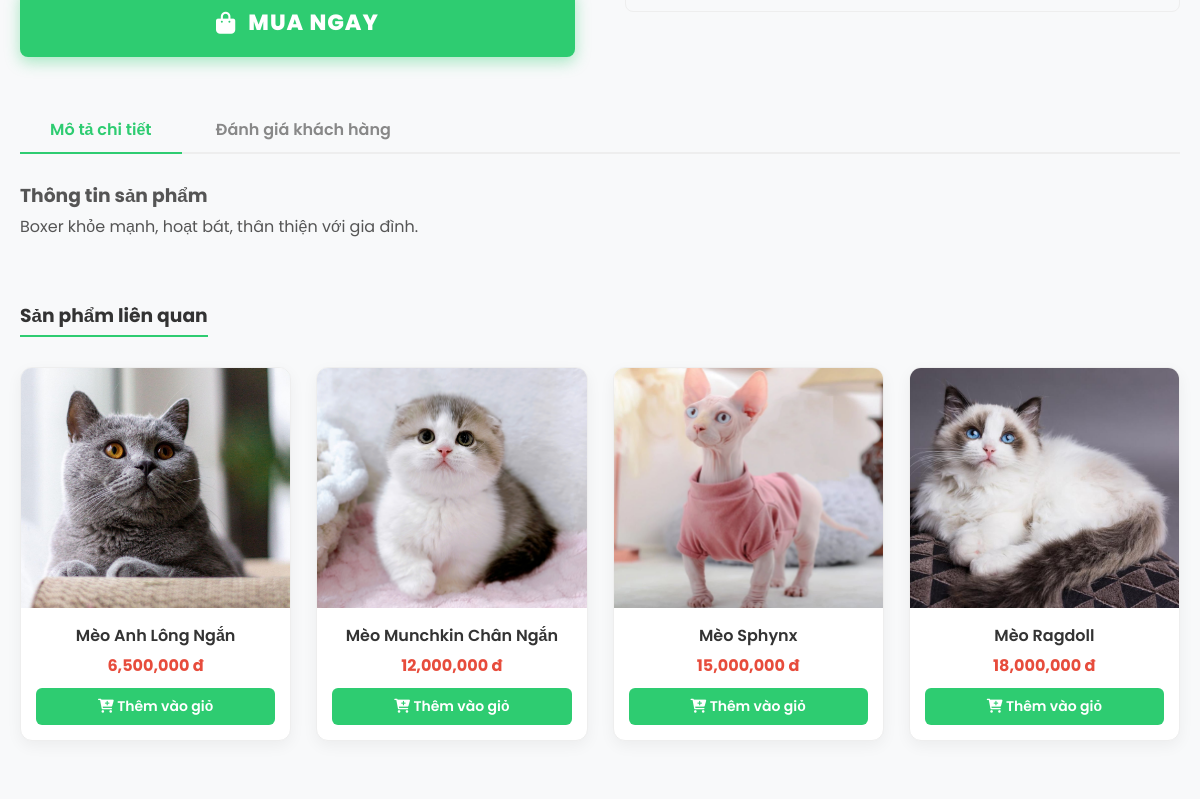
Page /product_detail.php?id=170 (middle part) on the earlier database version.
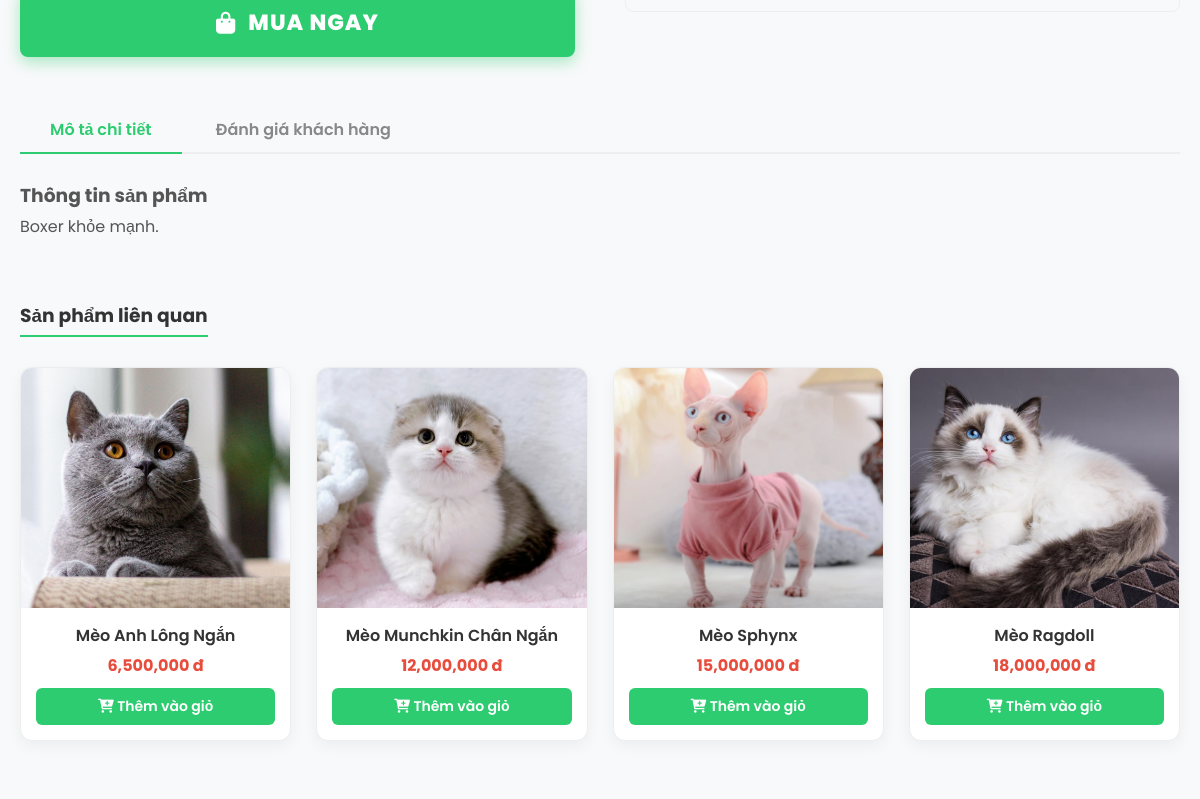
Same page on the later database version.
### tables this page shows
CREATE TABLE IF NOT EXISTS products (
    id INT AUTO_INCREMENT PRIMARY KEY,
    name VARCHAR(255) NOT NULL,
    species ENUM('dog', 'cat', 'all') NOT NULL, 
    category ENUM('food', 'accessory', 'health', 'toy', 'cage', 'pet') NOT NULL, 
    sub_category VARCHAR(50), 
    brand VARCHAR(50), 
    age_group ENUM('baby', 'adult', 'senior', 'all') DEFAULT 'all',
    gender ENUM('male', 'female', 'unisex') DEFAULT 'unisex',
    price DECIMAL(15, 0) NOT NULL,
    old_price DECIMAL(15, 0) DEFAULT 0,
    image VARCHAR(255),
    rating FLOAT DEFAULT 5,
    description TEXT,
    sold_count INT DEFAULT 0,
    is_new BOOLEAN DEFAULT 1,
    created_at TIMESTAMP DEFAULT CURRENT_TIMESTAMP
);

### src/product_detail.php (the view, shortened to what this page needs)
<?php
require_once 'includes/db.php';
$id = $_GET['id'] ?? 0;
$stmt = $conn->prepare("SELECT * FROM products WHERE id = ?");
$stmt->execute([$id]);
$product = $stmt->fetch(PDO::FETCH_ASSOC);
$related = $conn->prepare("SELECT * FROM products WHERE category = ? AND id != ? LIMIT 4");
$related->execute([$product['category'], $id]);
include 'includes/header.php';
?>
<div class="container" style="margin-top: 40px; margin-bottom: 60px;">
    <div class="product-detail-wrapper">
        <div class="detail-gallery">
            <form action="cart.php" method="POST" style="margin-top: 20px;">
                <input type="hidden" name="redirect" value="cart"> <button type="submit" class="btn-big-buy">
                    <i class="fas fa-shopping-bag"></i> MUA NGAY
                </button>
            </form>
        </div>
        <div class="detail-info">
            <div class="trust-badges">
                <div class="trust-item">
                </div>
            </div>
        </div>
    </div>
    <div class="product-tabs">
        <div class="tabs-header">
            <button class="tab-btn active" onclick="openTab(event, 'desc')">Mô tả chi tiết</button>
            <button class="tab-btn" onclick="openTab(event, 'reviews')">Đánh giá khách hàng</button>
        </div>
        <div id="desc" class="tab-content" style="display: block;">
            <div class="desc-content">
                <h3>Thông tin sản phẩm</h3>
                <p><?= nl2br(htmlspecialchars($product['description'])) ?></p>
            </div>
        </div>
    </div>
    <div class="related-products" style="margin-top: 60px;">
        <h3 style="border-bottom: 2px solid #2ecc71; display: inline-block; padding-bottom: 5px; margin-bottom: 30px;">Sản phẩm liên quan</h3>
        <div class="product-grid">
 <?php while($rel = $related->fetch(PDO::FETCH_ASSOC)): ?>
            <div class="product-card">
                <div class="product-img-wrapper">
                    <a href="product_detail.php?id=<?= $rel['id'] ?>">
                        <img src="assets/images/<?= htmlspecialchars($rel['image']) ?>">
                    </a>
                </div>
                <div class="product-info">
                    <h3><a href="product_detail.php?id=<?= $rel['id'] ?>" style="color:#333; text-decoration:none;"><?= htmlspecialchars($rel['name']) ?></a></h3>
                    <div style="margin-bottom: 10px;">
                        <span class="price"><?= number_format($rel['price']) ?> đ</span>
                    </div>
                        <form action="cart.php" method="POST" style="margin-top: 10px;">
                            <button type="submit" class="btn-buy" style="width: 100%; border: none; cursor: pointer; padding: 8px; font-size: 14px;">
                                <i class="fas fa-cart-plus"></i> Thêm vào giỏ
                            </button>
                        </form>
                </div>
            </div>
            <?php endwhile; ?>
        </div>
</div>
<?php include 'includes/footer.php'; ?>

### src/includes/header.php (shortened to what this page needs)
<!DOCTYPE html>
<html lang="vi">
<head>
    <link rel="stylesheet" href="assets/css/style.css">
    <link rel="stylesheet" href="https://cdnjs.cloudflare.com/ajax/libs/font-awesome/6.0.0/css/all.min.css">
</head>
<body>

### src/includes/footer.php (shortened to what this page needs)
<?php if (basename($_SERVER['PHP_SELF']) != 'index.php'): ?>
    </div> <?php endif; ?>
</body>
</html>

### src/assets/css/style.css (style rules this page uses)
* { margin: 0; padding: 0; box-sizing: border-box; font-family: 'Poppins', sans-serif; }
body { background-color: #f8f9fa; color: #333; display: flex; flex-direction: column; min-height: 100vh; }
.container { max-width: 1200px; margin: 0 auto; padding: 0 20px; }
a { text-decoration: none; color: inherit; transition: 0.3s; }
.product-grid { display: grid; grid-template-columns: repeat(auto-fill, minmax(240px, 1fr)); gap: 25px; }
.product-card { background: white; border-radius: 12px; overflow: hidden; box-shadow: 0 5px 15px rgba(0,0,0,0.05); transition: transform 0.3s; border: 1px solid #eee; display: flex; flex-direction: column; position: relative; }
.product-img-wrapper { position: relative; overflow: hidden; height: 240px; }
.product-img-wrapper img { width: 100%; height: 100%; object-fit: cover; transition: 0.5s; }
.product-info { padding: 15px; text-align: center; }
.product-info h3 a { font-size: 16px; color: #333; font-weight: 600; display: block; margin-bottom: 5px; }
.price { color: #e74c3c; font-size: 16px; font-weight: 700; }
.btn-big-buy { width: 100%; padding: 15px; background: #2ecc71; color: white; border: none; border-radius: 8px; font-size: 18px; font-weight: bold; text-transform: uppercase; cursor: pointer; transition: 0.3s; box-shadow: 0 5px 15px rgba(46, 204, 113, 0.4); display: flex; align-items: center; justify-content: center; gap: 10px; }

### src/product_detail.php (style rules this page uses)
.btn-buy { display:block; width:100%; margin-top:10px; padding:10px 0; background:#2ecc71; color:white; border-radius:6px; text-decoration:none; font-weight:600; transition:.3s; }
.btn-big-buy { background: #2ecc71; color: white; border: none; border-radius: 8px; font-size: 22px; font-weight: 800; cursor: pointer; transition: 0.3s; padding: 18px 28px; display: flex; align-items: center; justify-content: center; gap: 12px; letter-spacing: 1px; text-transform: uppercase; }
.product-detail-wrapper { display: grid; grid-template-columns: 1fr 1fr; gap: 50px; }
.trust-badges { margin-top: 30px; display: grid; grid-template-columns: 1fr; gap: 15px; }
.trust-item { display: flex; gap: 15px; align-items: center; border: 1px solid #eee; padding: 15px; border-radius: 8px; }
.product-tabs { margin-top: 50px; }
.tabs-header { border-bottom: 2px solid #eee; margin-bottom: 25px; }
.tab-btn { background: none; border: none; padding: 10px 30px; font-size: 16px; cursor: pointer; font-weight: 600; color: #888; border-bottom: 2px solid transparent; margin-bottom: -2px; }
.tab-btn.active { color: #2ecc71; border-bottom-color: #2ecc71; }
.tab-content { line-height: 1.8; color: #555; }

Differences in the rows shown:
changed products: description "Boxer khỏe mạnh, hoạt bát, thân thiện với gia đình." → "Boxer khỏe mạnh."
